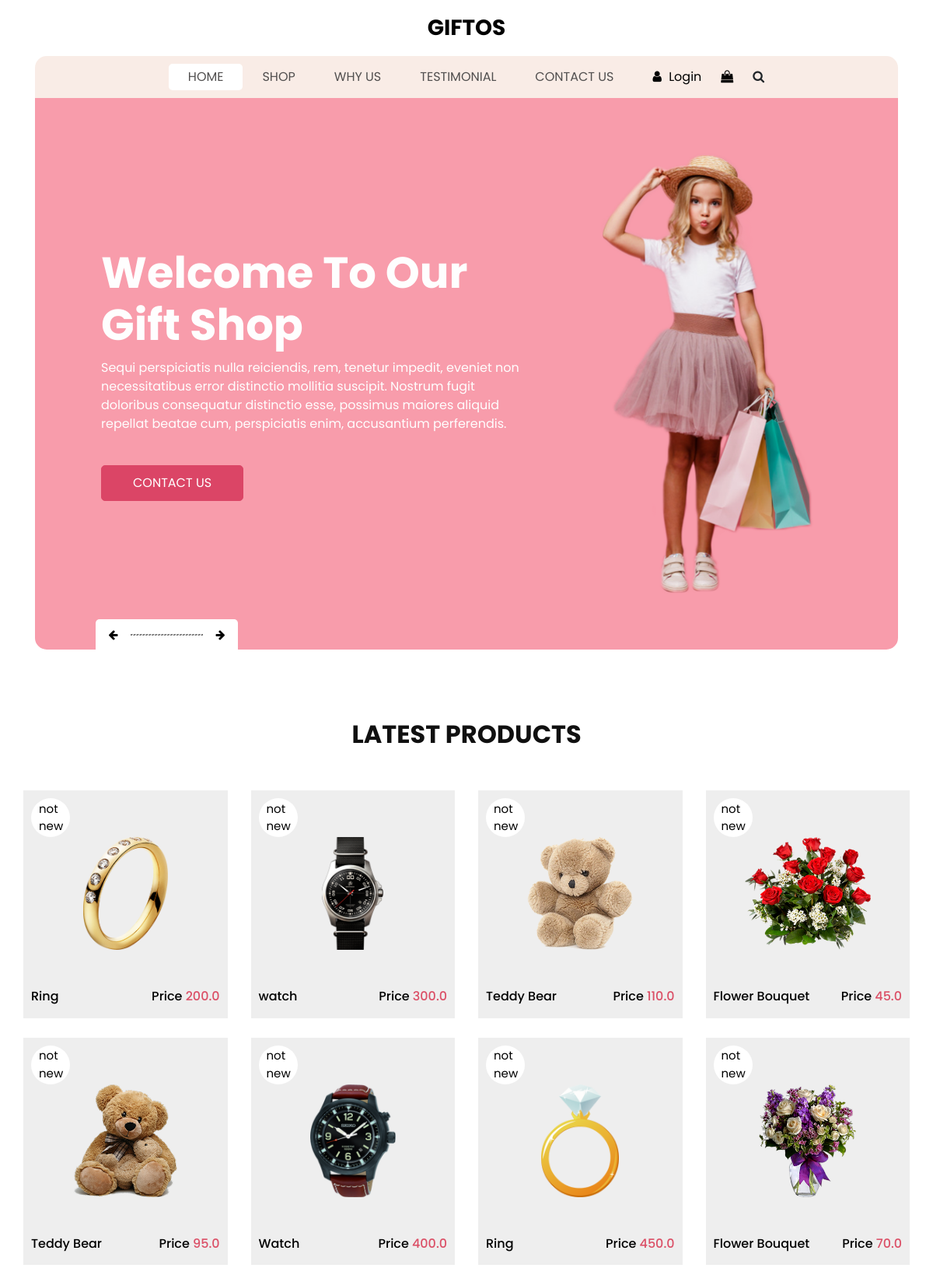
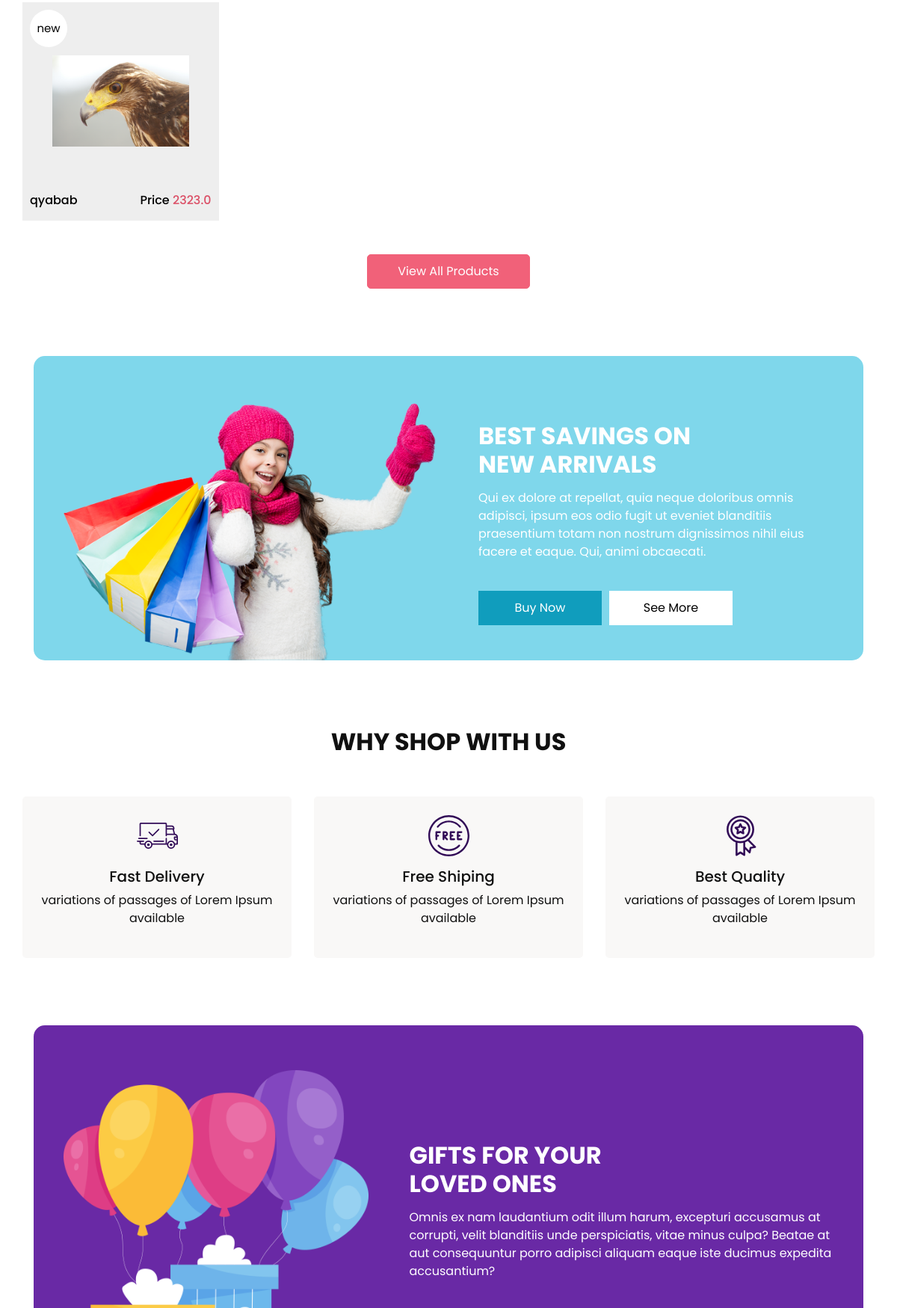
The page / (upper part) on the database its author committed (2 pictures, top to bottom).
### products/models.py (models this page shows, shortened)
class TimeStampedModel(models.Model):
    created = models.DateTimeField(auto_now_add=True)
    modified = models.DateTimeField(auto_now=True)
    status = models.BooleanField(default=True)
    class Meta:
        abstract = True

class Product(TimeStampedModel):
    photo = models.ImageField(upload_to='images')
    name = models.CharField(max_length=20)
    price = models.FloatField(default=0)
    slug = models.SlugField(unique=True)
    description = models.TextField(max_length=100)

### wellcome/views.py (the view)
# urls.py: 2. Add a URL to urlpatterns:  path('', views.home, name='home')
def home(request):
    wellcome = Home.objects.all()
    products = Product.objects.all()
    new_date = datetime.now()
    old_flag_by_product_name = {}
    for product in products:
        created_naive = product.created.replace(tzinfo=None)  # Strip timezone info
        is_old = new_date - created_naive > timedelta(days=0.5)
        old_flag_by_product_name[product.name] = 0 if is_old else 1
    print(old_flag_by_product_name)
    context = {
        'wellcome': wellcome,
        'products': products,
        'product_name_by_old_flag': old_flag_by_product_name
    }
    return render(request, 'home.html', context)

### templates/home.html (shortened to what this page needs)
{% load static %}
<!DOCTYPE html>
<html>
<head>
    <link rel="stylesheet" type="text/css"
          href="https://cdnjs.cloudflare.com/ajax/libs/OwlCarousel2/2.3.4/assets/owl.carousel.min.css"/>
    <link rel="stylesheet" type="text/css" href="{% static 'css/bootstrap.css' %}"/>
    <link href="{% static 'css/style.css' %}" rel="stylesheet"/>
    <link href="{% static 'css/responsive.css' %}" rel="stylesheet"/>
</head>
<body>
<div class="hero_area">
    <header class="header_section">
        <nav class="navbar navbar-expand-lg custom_nav-container ">
            <a class="navbar-brand" href="index.html">
          <span>
            Giftos
          </span>
            </a>
            <div class="collapse navbar-collapse" id="navbarSupportedContent">
                <ul class="navbar-nav  ">
                    <li class="nav-item active">
                        <a class="nav-link" href="index.html">Home <span class="sr-only">(current)</span></a>
                    </li>
                    <li class="nav-item">
                        <a class="nav-link" href="shop.html">
                            Shop
                        </a>
                    </li>
                    <li class="nav-item">
                        <a class="nav-link" href="why.html">
                            Why Us
                        </a>
                    </li>
                    <li class="nav-item">
                        <a class="nav-link" href="testimonial.html">
                            Testimonial
                        </a>
                    </li>
                    <li class="nav-item">
                        <a class="nav-link" href="contact.html">Contact Us</a>
                    </li>
                </ul>
                <div class="user_option">
                    <a href="">
                        <i class="fa fa-user" aria-hidden="true"></i>
                        <span>
                Login
              </span>
                    </a>
                    <a href="">
                        <i class="fa fa-shopping-bag" aria-hidden="true"></i>
                    </a>
                    <form class="form-inline ">
                        <button class="btn nav_search-btn" type="submit">
                            <i class="fa fa-search" aria-hidden="true"></i>
                        </button>
                    </form>
                </div>
            </div>
        </nav>
    </header>
    <section class="slider_section">
        <div class="slider_container">
            <div id="carouselExampleIndicators" class="carousel slide" data-ride="carousel">
                <div class="carousel-inner">
                    <div class="carousel-item active">
                        <div class="container-fluid">
                            <div class="row">
                                <div class="col-md-7">
                                    <div class="detail-box">
                                        <h1>
                                            Welcome To Our <br>
                                            Gift Shop
                                        </h1>
                                        <p>
                                            Sequi perspiciatis nulla reiciendis, rem, tenetur impedit, eveniet non
                                            necessitatibus error distinctio mollitia suscipit. Nostrum fugit doloribus
                                            consequatur distinctio esse, possimus maiores aliquid repellat beatae cum,
                                            perspiciatis enim, accusantium perferendis.
                                        </p>
                                        <a href="">
                                            Contact Us
                                        </a>
                                    </div>
                                </div>
                                <div class="col-md-5 ">
                                    <div class="img-box">
                                        <img src="{% static 'images/slider-img.png' %}" alt=""/>
                                    </div>
                                </div>
                            </div>
                        </div>
                    </div>
                </div>
                <div class="carousel_btn-box">
                    <a class="carousel-control-prev" href="#carouselExampleIndicators" role="button" data-slide="prev">
                        <i class="fa fa-arrow-left" aria-hidden="true"></i>
                    </a>
                    <img src="{% static 'images/line.png' %}" alt=""/>
                    <a class="carousel-control-next" href="#caro`uselExampleIndicators" role="button" data-slide="next">
                        <i class="fa fa-arrow-right" aria-hidden="true"></i>
                    </a>
                </div>
            </div>
        </div>
    </section>
</div>
<section class="shop_section layout_padding">
    <div class="container">
        <div class="heading_container heading_center">
            <h2>
                Latest Products
            </h2>
        </div>
        <div class="row">
            {% for prod in products %}
                <div class="col-sm-6 col-md-4 col-lg-3">
                    <div class="box">
                        <a href="">
                            <div class="img-box">
                                <img src="{{ prod.photo.url }}" alt="asd">
                            </div>
                            <div class="detail-box">
                                <h6>{{ prod.name }}</h6>
                                <h6>
                                    Price
                                    <span>{{ prod.price }}</span>
                                </h6>
                            </div>
                            <div class="new">
                                {% for name, flag in product_name_by_old_flag.items %}
                                    {% if name == prod.name and flag %}
                                        <span>new</span>
                                    {% elif name == prod.name%}
                                        <span style="margin-left: 10px">not new</span>
                                    {% endif %}
                                {% endfor %}
                            </div>
                        </a>
                    </div>
                </div>
            {% endfor %}
        </div>
        <div class="btn-box">
            <a href="">
                View All Products
            </a>
        </div>
    </div>
</section>
<section class="saving_section ">
    <div class="box">
        <div class="container-fluid">
            <div class="row">
                <div class="col-lg-6">
                    <div class="img-box">
                        <img src="{% static 'images/saving-img.png' %}" alt="">
                    </div>
                </div>
                <div class="col-lg-6">
                    <div class="detail-box">
                        <div class="heading_container">
                            <h2>
                                Best Savings on <br>
                                new arrivals
                            </h2>
                        </div>
                        <p>
                            Qui ex dolore at repellat, quia neque doloribus omnis adipisci, ipsum eos odio fugit ut
                            eveniet blanditiis praesentium totam non nostrum dignissimos nihil eius facere et eaque.
                            Qui, animi obcaecati.
                        </p>
                        <div class="btn-box">
                            <a href="#" class="btn1">
                                Buy Now
                            </a>
                            <a href="#" class="btn2">
                                See More
                            </a>
                        </div>
                    </div>
                </div>
            </div>
        </div>
    </div>
</section>
<section class="why_section layout_padding">
    <div class="container">
        <div class="heading_container heading_center">
            <h2>
                Why Shop With Us
            </h2>
        </div>
        <div class="row">
            <div class="col-md-4">
                <div class="box ">
                    <div class="img-box">
                    </div>
                    <div class="detail-box">
                        <h5>
                            Fast Delivery
                        </h5>
                        <p>
                            variations of passages of Lorem Ipsum available
                        </p>
                    </div>
                </div>
            </div>
            <div class="col-md-4">
                <div class="box ">
                    <div class="img-box">
                    </div>
                    <div class="detail-box">
                        <h5>
                            Free Shiping
                        </h5>
                        <p>
                            variations of passages of Lorem Ipsum available
                        </p>
                    </div>
                </div>
            </div>
            <div class="col-md-4">
                <div class="box ">
                    <div class="img-box">
                    </div>
                    <div class="detail-box">
                        <h5>
                            Best Quality
                        </h5>
                        <p>
                            variations of passages of Lorem Ipsum available
                        </p>
                    </div>
                </div>
            </div>
        </div>
    </div>
</section>
<section class="gift_section layout_padding-bottom">
    <div class="box ">
        <div class="container-fluid">
            <div class="row">
                <div class="col-md-5">
                    <div class="img_container">
                        <div class="img-box">
                            <img src="{% static 'images/gifts.png' %}" alt="">
                        </div>
                    </div>
                </div>
                <div class="col-md-7">
                    <div class="detail-box">
                        <div class="heading_container">
                            <h2>
                                Gifts for your <br>
                                loved ones
                            </h2>
                        </div>
                        <p>
                            Omnis ex nam laudantium odit illum harum, excepturi accusamus at corrupti, velit blanditiis
                            unde perspiciatis, vitae minus culpa? Beatae at aut consequuntur porro adipisci aliquam
                            eaque iste ducimus expedita accusantium?
                        </p>
                    </div>
                </div>
            </div>
        </div>
    </div>
</section>
</body>
</html>

### static/css/responsive.css (style rules this page uses)
@media (min-width: 1200px) { .container { max-width: 1170px; } }

### rows shown on the page
Product: photo (picture), name "Ring", price "200.0"
Product: photo (picture), name "watch", price "300.0"
Product: photo (picture), name "Teddy Bear", price "110.0"
Product: photo (picture), name "Flower Bouquet", price "45.0"
Product: photo (picture), name "Teddy Bear", price "95.0"
Product: photo (picture), name "Watch", price "400.0"
Product: photo (picture), name "Ring", price "450.0"
Product: photo (picture), name "Flower Bouquet", price "70.0"
Product: photo (picture), name "qyabab", price "2323.0"
